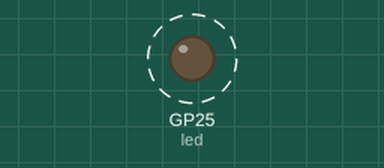
This program was run on a simulated Raspberry Pi Pico running MicroPython. Parts: output pins drawn as LEDs (lit = HIGH). Dashed ring = blinking.

Above: at 0.2 s.
Timing chart, 0 to 3.0 s (numbered marks = the images above):
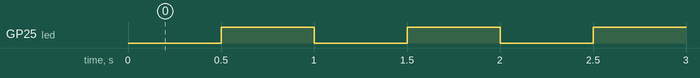

The program:

blink.py
```python
#-----------------------------------------------------------------------------#
# Blink
#
# Micropython code for Raspberry Pi Pico w
#
# File     : blink.py
# Source   : https://github.com/RPiSpy/pi-pico
#
# Desc     : Blink the on-board LED
# Hardware : Pi Pico or Pi Pico W
# Software : n/a
#
# Author   : Matt Hawkins
# Website  : https://www.raspberrypi-spy.co.uk/
#-----------------------------------------------------------------------------#

from machine import Pin, Timer

# Frequency that LED is toggled.
# 2Hz is 2 toggles per second = 1 flash per second
BLINK_FREQ = 2

led = Pin("LED", Pin.OUT)

# Create timer object
timer = Timer()

# Define function to toggle LED state
def blink(timer):
    led.toggle()

# Setup timer to call blink function every 2 seconds
timer.init(freq=BLINK_FREQ, mode=Timer.PERIODIC, callback=blink)
```

Measured:
- by itself, GP25 (led): alternates HIGH for 0.50 s and LOW for 0.50 s
